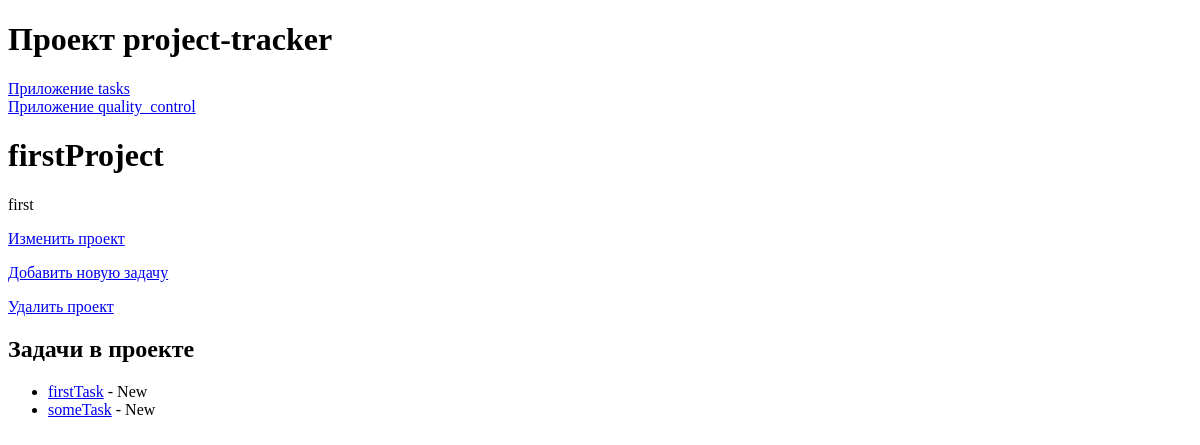
/tasks/projects/2/, run on an earlier commit of the app's database.
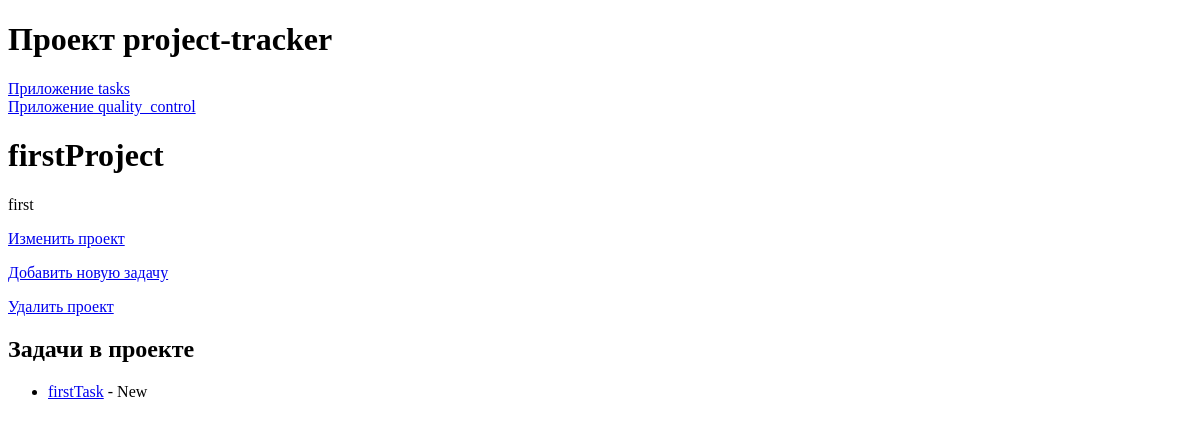
And on a later commit of the database.
### tasks/models.py (models this page shows, shortened)
class Project(models.Model):
    name = models.CharField(max_length=100)
    description = models.TextField()
    created_at = models.DateTimeField(auto_now_add=True)

class Task(models.Model):
    STATUS_CHOICES = [
        ('New', 'Новая'),
        ('In_progress', 'В работе'),
        ('Completed', 'Завершена'),
    ]
    project = models.ForeignKey(
        Project,
        related_name='tasks',
        on_delete=models.CASCADE
    )
    name = models.CharField(max_length=100)
    description = models.TextField()
    created_at = models.DateTimeField(auto_now_add=True)
    updated_at = models.DateTimeField(auto_now=True)
    assignee = models.ForeignKey(
        User,
        related_name='tasks',
        on_delete=models.SET_NULL,
        null=True,
        blank=True
    )
    status = models.CharField(
        max_length=50,
        choices=STATUS_CHOICES,
        default='New',
    )

### tasks/views.py (the view)
# urls.py: path('projects/<int:project_id>/', views.ProjectDetailView.as_view(), name='project_detail'),
class ProjectDetailView(DetailView):
    model = Project
    pk_url_kwarg = 'project_id'
    template_name = 'tasks/project_detail.html'

### tasks/templates/tasks/project_detail.html
{% extends 'base/base.html' %}
{% block content %}
    <h1>{{ project.name }}</h1>
    <p>{{ project.description }}</p>
    <p><a href="{% url 'tasks:update_project' project.id %}">Изменить проект</a></p>
    <p><a href="{% url 'tasks:add_task_to_project' project.id %}">Добавить новую задачу</a></p>
    <p><a href="{% url 'tasks:delete_project' project.id %}"onclick="return confirm('Вы уверены, что хотите удалить этот проект?');">Удалить проект</a></p>
    <h2>Задачи в проекте</h2>
    <ul>
        {% for task in project.tasks.all %}
            <li><a href="{% url 'tasks:task_detail' project.id task.id %}">{{ task.name }}</a> - {{ task.status }}</li>
        {% empty %}
            <li>В этом проекте пока нет задач.</li>
        {% endfor %}
    </ul>
{% endblock %}

### templates/base/base.html (shortened to what this page needs)
<!DOCTYPE html>
<html lang="en">
<head>
</head>
<body>
    <header>
      <h1>Проект project-tracker</h1>
    </header>
    {% include 'base/nav.html'%}
    <main>
        {% block content %}{% endblock %}
    </main>
</body>
</html>

### templates/base/nav.html
<nav>
    <a href="{% url 'tasks:index' %}">Приложение tasks</a><br>
    <a href="{% url 'quality_control:index' %}">Приложение quality_control</a>
</nav>

What changed in the data, as far as the page shows it:
removed Task: name "someTask", status "New"
